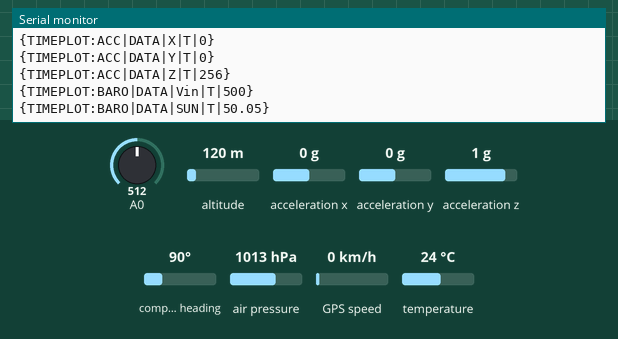
This sketch was run on a simulated Arduino Uno, built with avr-gcc and run on an emulated ATmega328P. Shown: the last lines printed to the serial monitor. Wiring (inferred from the names in the program): ADXL345 accelerometer at I2C address 0x53. The test bench sets the inputs (shaded band); at power-on: A0 = 512, compass heading 90°, acceleration x 0 g, altitude 120 m, acceleration y 0 g, acceleration z 1 g, air pressure 1013 hPa, GPS speed 0 km/h, temperature 24 °C. The GPS gets a fix after 3 s at 37.7749, -122.4194 with 8 satellites.

Above: at 10.0 s.
10.1 s: A0 set to 112
At 11.05 s:
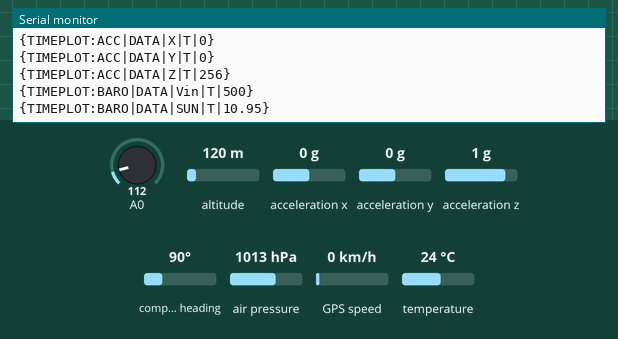
13.9 s: A0 set to 93
At 14.58 s:
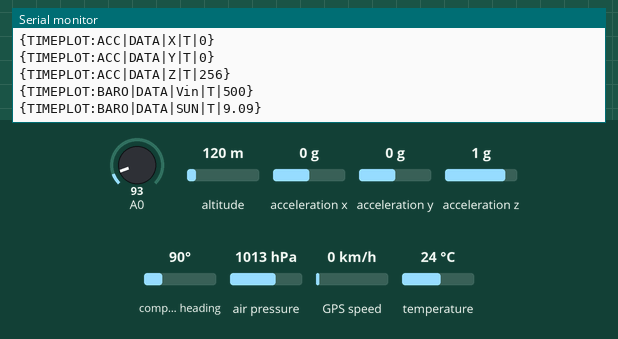
17.7 s: compass heading set to 7°
20.8 s: acceleration x set to -0.2 g
Timing chart, 0 to 23.8 s (numbered marks = the images above; inputs shaded):
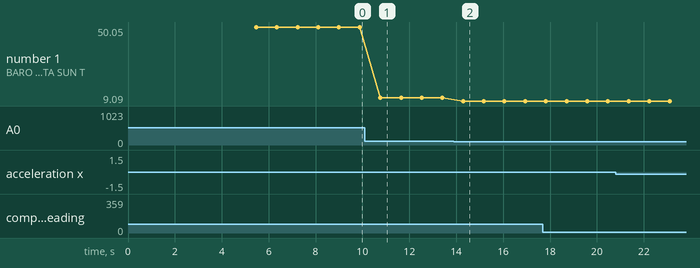

The sketch:

CPU2_20012015_v3.ino
```cpp
#include <TinyGPS++.h>
#include <SoftwareSerial.h>
#include <SFE_BMP180.h>
#include <Wire.h>
/*
   Projet Otachi-Arduino par Nanikana-Aerospace.
Sonde stratosphérique avec Arduino Uno R3  + Adxl345 + Ublox 6 + DHT11 + Bmp180
Code basé sur des sketchs sous licence Open Source. TinyGPS++ library by Mikal Hart
Assemblage et programmation par Josianne Gilbert et JF Nadeau
Plus d'info sur le site web- More informations on web site.
         www.nanikana-aerospace.org
***  Otachi Flight COMP Prog. v.20012015-B  ***
 For informations : info@nanikana-aerospace.org
*/
#define DEVICE (0x53)    //ADXL345 device address
#define TO_READ (6)        //num of bytes we are going to read each time (two bytes for each axis)

byte buff[TO_READ] ;    //6 bytes buffer for saving data read from the device
char str[512];                      //string buffer to transform data before sending it to the serial port

int incomingByte = 0;   // for incoming serial data


static const int RXPin = 11, TXPin = 10;
static const uint32_t GPSBaud = 9600;

//Uno, Redboard, Pro:        A4   A5 BMP180
SFE_BMP180 pressure;

double baseline; // baseline pressure

// The TinyGPS++ object
TinyGPSPlus gps;

// The serial connection to the GPS device
SoftwareSerial ss(RXPin, TXPin);

unsigned long time; // variable pour definir le running time du prog.
#define ALTITUDE 307.0 // Altitude of NKA HQ in Valdor in meters


long readVcc() {
  long result;
  // Read 1.1V reference against AVcc
  ADMUX = _BV(REFS0) | _BV(MUX3) | _BV(MUX2) | _BV(MUX1);
  delay(2); // Wait for Vref to settle
  ADCSRA |= _BV(ADSC); // Convert
  while (bit_is_set(ADCSRA,ADSC));
  result = ADCL;
  result |= ADCH<<8;
  result = 1126400L / result; // Back-calculate AVcc in mV
  return result/10;
}

void setup()
{
  Wire.begin();        // join i2c bus (address optional for master)

  Serial.begin(9600);
  ss.begin(GPSBaud);
  Serial.println("Otachi Flight COMP Prog. v.20012015-B");
  Serial.println("Nanikana-Aerospace 2015");
  Serial.println("Initialisation.....");

  Serial.println("CLEARDATA"); //clears any residual data PLX-DAQ

   //Turning on the ADXL345
  writeTo(DEVICE, 0x2D, 0);
  writeTo(DEVICE, 0x2D, 16);
  writeTo(DEVICE, 0x2D, 8);
  smartDelay(5000);
// Get the baseline pressure:
  if (pressure.begin())
    Serial.println("BMP180 init success");
  else
  {
    // Oops, something went wrong, this is usually a connection problem,
    // see the comments at the top of this sketch for the proper connections.

    Serial.println("BMP180 init fail (disconnected?)\n\n");
    while(1); // Pause forever.
  }

  Serial.println();
 //Serial.println("LABEL,Run, Sats, Latitude, Longitude, AltG, Speed, Card, Temp,Press, AltB, X, Y, Z, Volts");
  Serial.println();
  //Serial.println(F("Run  Sats  Latitude   Longitude     Date       Time        AltG  Speed Card  Temp  AltB   X  Y  Z"));

  //Serial.println(F("-------------------------------------------------------------------------------------------------"));
}

void loop()
{
  static const double LONDON_LAT = 51.508131, LONDON_LON = -0.128002;
  char status;
  double T,P,p0,a;

  Serial.print("");
  time = millis(); //prints time since program started
  time = time /60000;
  Serial.print ("RUNTIME: ");
  Serial.println(time); //Serial.print ("");
  Serial.print ("{TIMEPLOT:BARO|DATA|FIX|T|");
  printInt(gps.satellites.value(), gps.satellites.isValid(), 5); Serial.println ("}");

  Serial.print ("{MAP|SET|NKA01|");

  printFloat(gps.location.lat(), gps.location.isValid(), 11, 6); Serial.print ("|");
  printFloat(gps.location.lng(), gps.location.isValid(), 12, 6); Serial.println ("}");
  //printDateTime(gps.date, gps.time); Serial.print (" , ");

  Serial.print ("{TIMEPLOT:BARO|DATA|ALTG|T|");
  printFloat(gps.altitude.meters(), gps.altitude.isValid(), 7, 2); Serial.println ("}");

  Serial.print ("{TIMEPLOT:BARO|DATA|KMH|T|");
  printFloat(gps.speed.kmph(), gps.speed.isValid(), 6, 2); Serial.println ("}");

  Serial.print ("GPS CARD: ");
  printStr(gps.course.isValid() ? TinyGPSPlus::cardinal(gps.course.value()) : "*** ", 6); Serial.println ("");
// You must first get a temperature measurement to perform a pressure reading.

  // Start a temperature measurement:
  // If request is successful, the number of ms to wait is returned.
  // If request is unsuccessful, 0 is returned.

  status = pressure.startTemperature();
  if (status != 0)
  {
    // Wait for the measurement to complete:
    delay(status);

    // Retrieve the completed temperature measurement:
    // Note that the measurement is stored in the variable T.
    // Function returns 1 if successful, 0 if failure.

    status = pressure.getTemperature(T);
    if (status != 0)
    {
      // Print out the measurement:
      Serial.print("{TIMEPLOT:BARO|DATA|TEMP|T|");
      Serial.print(T,2);
      Serial.println("}");
      //Serial.print((9.0/5.0)*T+32.0,2);
      //Serial.println(" deg F");

      // Start a pressure measurement:
      // The parameter is the oversampling setting, from 0 to 3 (highest res, longest wait).
      // If request is successful, the number of ms to wait is returned.
      // If request is unsuccessful, 0 is returned.

      status = pressure.startPressure(3);
      if (status != 0)
      {
        // Wait for the measurement to complete:
        delay(status);

        // Retrieve the completed pressure measurement:
        // Note that the measurement is stored in the variable P.
        // Note also that the function requires the previous temperature measurement (T).
        // (If temperature is stable, you can do one temperature measurement for a number of pressure measurements.)
        // Function returns 1 if successful, 0 if failure.

        status = pressure.getPressure(P,T);
        if (status != 0)
        {
          // Print out the measurement:
          Serial.print("{TIMEPLOT:BARO|DATA|PRESS|T|");
          Serial.print(P,2);
          Serial.println("}");
         // Serial.print(P*0.0295333727,2);
         // Serial.println(" inHg");

          // The pressure sensor returns abolute pressure, which varies with altitude.
          // To remove the effects of altitude, use the sealevel function and your current altitude.
          // This number is commonly used in weather reports.
          // Parameters: P = absolute pressure in mb, ALTITUDE = current altitude in m.
          // Result: p0 = sea-level compensated pressure in mb

          p0 = pressure.sealevel(P,ALTITUDE); // we're at 1655 meters (Boulder, CO)
          //Serial.print("rel.pressure: ");
          //Serial.print(p0,2);
          //Serial.print(" mb, ");
          //Serial.print(p0*0.0295333727,2);
          //Serial.println(" inHg");

          // On the other hand, if you want to determine your altitude from the pressure reading,
          // use the altitude function along with a baseline pressure (sea-level or other).
          // Parameters: P = absolute pressure in mb, p0 = baseline pressure in mb.
          // Result: a = altitude in m.

          a = pressure.altitude(P,p0);
          Serial.print("{TIMEPLOT:BARO|DATA|ALTB|T|");
          Serial.print(a,0);
          Serial.println("}");
          //Serial.print(a*3.28084,0);
          //Serial.println(" feet");
        }
        else Serial.println("error retrieving pressure measurement\n");
      }
      else Serial.println("error starting pressure measurement\n");
    }
    else Serial.println("error retrieving temperature measurement\n");
  }
  else Serial.println("error starting temperature measurement\n");


  int regAddress = 0x32;    //first axis-acceleration-data register on the ADXL345
  int x, y, z;

  readFrom(DEVICE, regAddress, TO_READ, buff); //read the acceleration data from the ADXL345

   //each axis reading comes in 10 bit resolution, ie 2 bytes.  Least Significat Byte first!!
   //thus we are converting both bytes in to one int
  x = (((int)buff[1]) << 8) | buff[0];
  y = (((int)buff[3])<< 8) | buff[2];
  z = (((int)buff[5]) << 8) | buff[4];
   //we send the x y z values as a string to the serial port
  //sprintf(str, "%d %d %d", x, y, z);
  //Serial.print(str);
  Serial.print ("{TIMEPLOT:ACC|DATA|X|T|");
  Serial.print (x); Serial.println("}");
  Serial.print("{TIMEPLOT:ACC|DATA|Y|T|");
  Serial.print (y); Serial.println("}");
  Serial.print("{TIMEPLOT:ACC|DATA|Z|T|");
  Serial.print (z); Serial.println("}");

  Serial.print("{TIMEPLOT:BARO|DATA|Vin|T|");
  Serial.print( readVcc(), DEC ); Serial.print("}");
  Serial.write(10);

  int sensorValue = analogRead(A0);
  // Convert the analog reading (which goes from 0 - 1023) to a % of sunlight (base on 5v max solar panel:
  float voltage = sensorValue * (100 / 1023.0);
  // print out the value you read:
  Serial.print("{TIMEPLOT:BARO|DATA|SUN|T|");
  Serial.print(voltage); Serial.print("}");


Serial.println("");
  smartDelay(500);

  if (millis() > 5000 && gps.charsProcessed() < 10)
    Serial.println(F("No GPS data received"));
}

// This custom version of delay() ensures that the gps object
// is being "fed".
static void smartDelay(unsigned long ms)
{
  unsigned long start = millis();
  do
  {
    while (ss.available())
      gps.encode(ss.read());
  } while (millis() - start < ms);
}

static void printFloat(float val, bool valid, int len, int prec)
{
  if (!valid)
  {
    while (len-- > 1)
      Serial.print('*');
    Serial.print(' ');
  }
  else
  {
    Serial.print(val, prec);
    int vi = abs((int)val);
    int flen = prec + (val < 0.0 ? 2 : 1); // . and -
    flen += vi >= 1000 ? 4 : vi >= 100 ? 3 : vi >= 10 ? 2 : 1;
    for (int i=flen; i<len; ++i)
      Serial.print(' ');
  }
  smartDelay(0);
}

static void printInt(unsigned long val, bool valid, int len)
{
  char sz[32] = "*****************";
  if (valid)
    sprintf(sz, "%ld", val);
  sz[len] = 0;
  for (int i=strlen(sz); i<len; ++i)
    sz[i] = ' ';
  if (len > 0)
    sz[len-1] = ' ';
  Serial.print(sz);
  smartDelay(0);
}


static void printDateTime(TinyGPSDate &d, TinyGPSTime &t)
{
  if (!d.isValid())
  {
    Serial.print(F("********** "));
  }
  else
  {
    char sz[32];
    sprintf(sz, "%02d/%02d/%02d ", d.month(), d.day(), d.year());
    Serial.print(sz);
  }

  if (!t.isValid())
  {
    Serial.print(F("******** "));
  }
  else
  {
    char sz[32];
    sprintf(sz, "%02d:%02d:%02d ", t.hour(), t.minute(), t.second());
    Serial.print(sz);
  }

  printInt(d.age(), d.isValid(), 5);
  smartDelay(0);
}

static void printStr(const char *str, int len)
{
  int slen = strlen(str);
  for (int i=0; i<len; ++i)
    Serial.print(i<slen ? str[i] : ' ');
  smartDelay(0);
}
//---------------- Functions
//Writes val to address register on device
void writeTo(int device, byte address, byte val) {
   Wire.beginTransmission(device); //start transmission to device
   Wire.write(address);        // send register address
   Wire.write(val);        // send value to write
   Wire.endTransmission(); //end transmission
}

//reads num bytes starting from address register on device in to buff array
void readFrom(int device, byte address, int num, byte buff[]) {
  Wire.beginTransmission(device); //start transmission to device
  Wire.write(address);        //sends address to read from
  Wire.endTransmission(); //end transmission

  Wire.beginTransmission(device); //start transmission to device
  Wire.requestFrom(device, num);    // request 6 bytes from device

  int i = 0;
  while(Wire.available())    //device may send less than requested (abnormal)
  {
    buff[i] = Wire.read(); // receive a byte
    i++;
  }
  Wire.endTransmission(); //end transmission
}
```

Measured:
- after the input at 10.1 s, the serial monitor: prints a new line after 0.66 s (image 1)
- after the input at 13.9 s, the serial monitor: prints a new line after 0.39 s (image 2)
- plotted number 1: 50.05 → 10.95 after the input at 10.1 s, 10.95 → 9.09 after the input at 13.9 s
